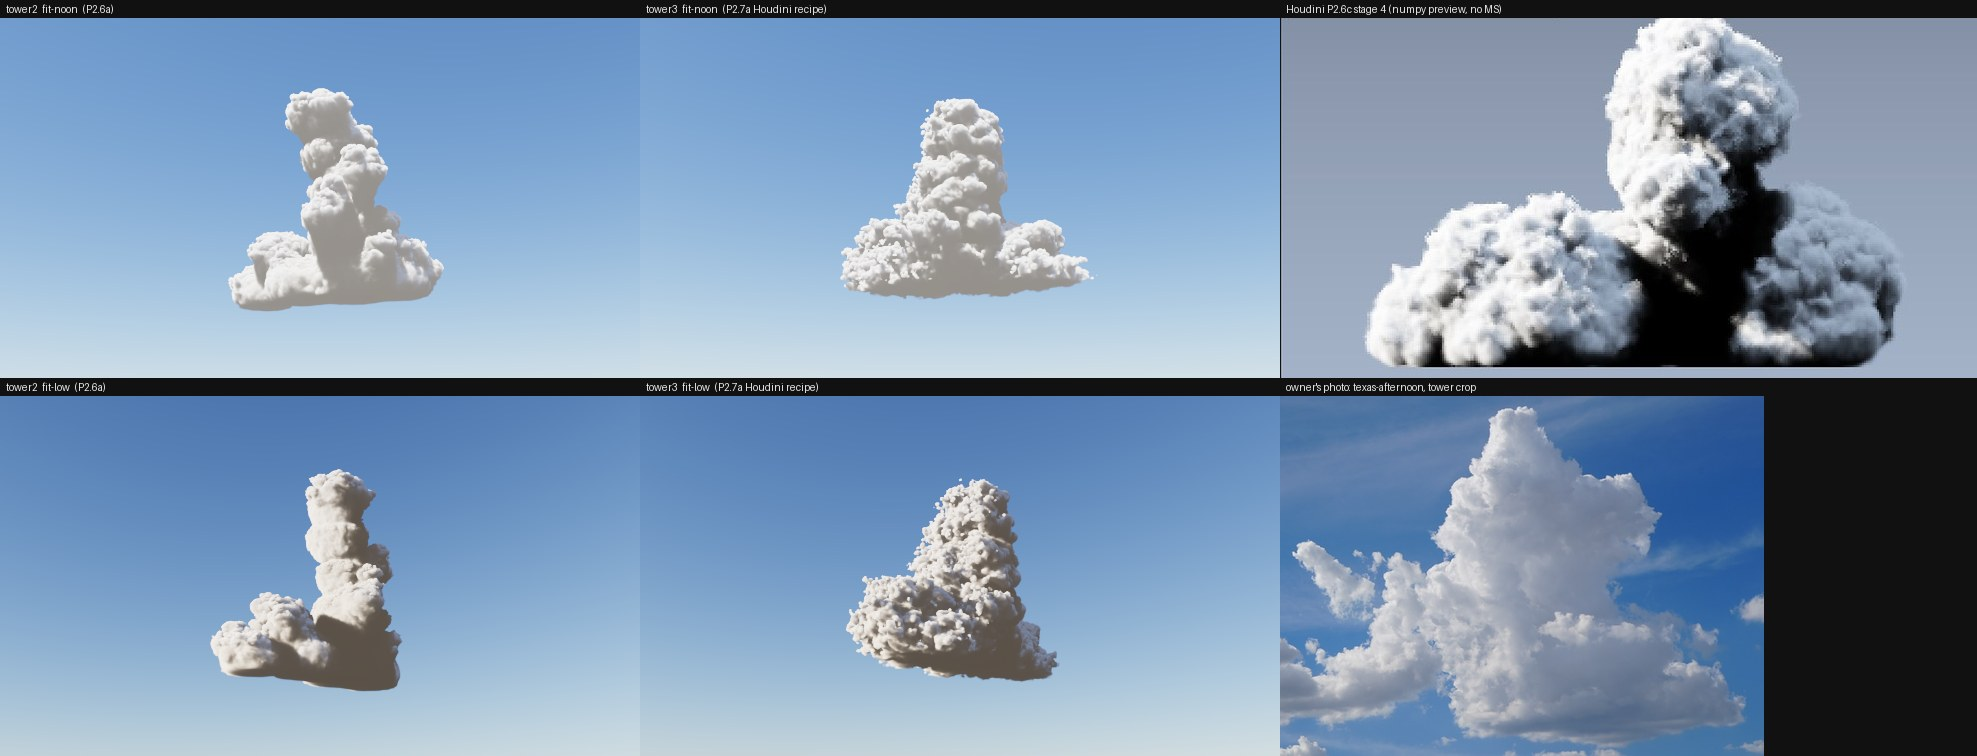

This chart was generated by the following Python code:
# P2.7a sheet: rows noon / low; columns tower2 (P2.6a) | tower3 (P2.7a, Houdini recipe) | reference column: Houdini stage 4 (P2.6c sheet crop,
# numpy preview, no multiple scattering) on top, the owner's texas-afternoon tower crop (as in the P2.6a sheet) below. Run from the repo root.
import sys
from PIL import Image, ImageDraw
D = 'work/captures/P2-7a/'
PHOTO = sys.argv[1] if len(sys.argv) > 1 else '/Users/dex/Developer/WebGPUClouds/artifacts/research/cloud-photos/_targets/texas-afternoon.jpg'
L, W, H = 18, 640, 360
src = Image.open('work/captures/P2-6c/sheet.jpg').convert('RGB')
sx, sy = src.width / 1286, src.height / 726
hou = src.crop((round(645 * sx), round(395 * sy), src.width, src.height))   # stage 4 panel, below its label
photo = Image.open(PHOTO).convert('RGB').crop((1060, 470, 1920, 1110))
def fit(im):
    w = round(im.width * H / im.height)
    return im.resize((w, H), Image.LANCZOS)
hou, photo = fit(hou), fit(photo)
RW = max(hou.width, photo.width)
sheet = Image.new('RGB', (2 * W + RW, 2 * (L + H)), (17, 17, 17))
d = ImageDraw.Draw(sheet)
for r, view in enumerate(['fit-noon', 'fit-low']):
    for c, cloud in enumerate(['tower2', 'tower3']):
        x, y = c * W, r * (L + H)
        d.text((x + 6, y + 3), f'{cloud}  {view}' + ('  (P2.6a)' if cloud == 'tower2' else '  (P2.7a Houdini recipe)'), fill=(230, 230, 230))
        sheet.paste(Image.open(f'{D}{cloud}/{view}.png').convert('RGB').resize((W, H)), (x, y + L))
d.text((2 * W + 6, 3), 'Houdini P2.6c stage 4 (numpy preview, no MS)', fill=(230, 230, 230))
sheet.paste(hou, (2 * W, L))
d.text((2 * W + 6, L + H + 3), "owner's photo: texas-afternoon, tower crop", fill=(230, 230, 230))
sheet.paste(photo, (2 * W, 2 * L + H))
sheet.save(D + 'sheet.jpg', quality=88)
